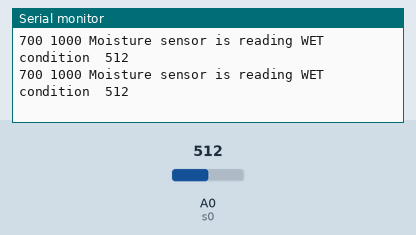
A sketch run on a simulated Arduino Uno, built with avr-gcc and run on an emulated ATmega328P. Parts: the last lines printed to the serial monitor. The test bench sets the inputs (shaded band); at power-on: A0 (s0) = 512.

Above: at 1.8 s.
1.9 s: A0 (s0) set to 817
At 2.8 s:
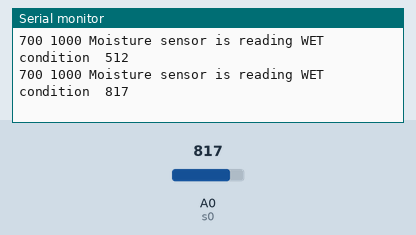
3.4 s: A0 (s0) set to 844
At 4.8 s:
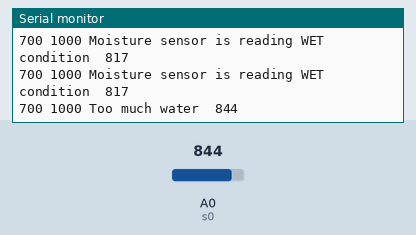
9.5 s: A0 (s0) set to 880
At 10.7 s:
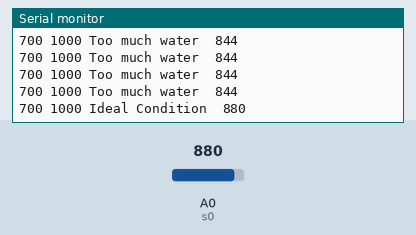
11.0 s: A0 (s0) set to 890
At 11.5 s:
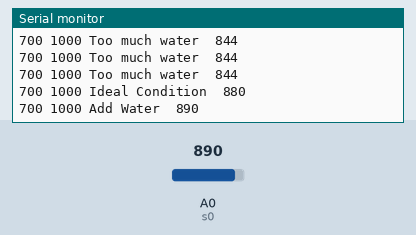

The sketch:

PlantDuino.ino
```cpp
// sensor definition
int s0 = A0; // Sensor #0


// limit definition
int rs[1]; // Initialize array of sensor result


// misc definition
int MAX_PLOT = 1000;
int MIN_PLOT = 700;

int DRY = 895;

int UPPER_LIMIT = 890;
int LOWER_LIMIT = 850;

int WET = 830;

void setup()
{
  pinMode(s0, OUTPUT);            // Set pin mode
  Serial.begin(9600);             // set baud rate
}

void loop()
{

rs[0] = analogRead(s0);

Serial.print(MIN_PLOT); // To freeze the lower limit
Serial.print(" ");
Serial.print(MAX_PLOT); // To freeze the upper limit
Serial.print(" ");

if (rs[0] >= DRY)
{
  Serial.print("Moisture sensor is reading DRY condition  ");
}
else if (rs[0] < DRY && rs[0] >= UPPER_LIMIT)
{
  Serial.print("Add Water  ");
}
else if (rs[0] < UPPER_LIMIT && rs[0] >= LOWER_LIMIT)
{
  Serial.print("Ideal Condition  ");
}
else if (rs[0] < LOWER_LIMIT && rs[0] >= WET)
{
  Serial.print("Too much water  ");
}
else if (rs[0] < WET)
{
  Serial.print("Moisture sensor is reading WET condition  ");
}

Serial.println(rs[0]);

delay(1000);
}
```

Measured:
- the behaviour switches between 829 and 830 on A0 (s0) (found by bisection; images 1 and 2)
- the behaviour switches between 889 and 890 on A0 (s0) (found by bisection; images 3 and 4)
- after the input at 1.9 s, the serial monitor: prints a new line after 0.10 s (image 1)
- after the input at 3.4 s, the serial monitor: prints a new line after 0.60 s (image 2)
- after the input at 9.5 s, the serial monitor: prints a new line after 0.51 s (image 3)
- after the input at 11.0 s, the serial monitor: prints a new line at once (image 4)
